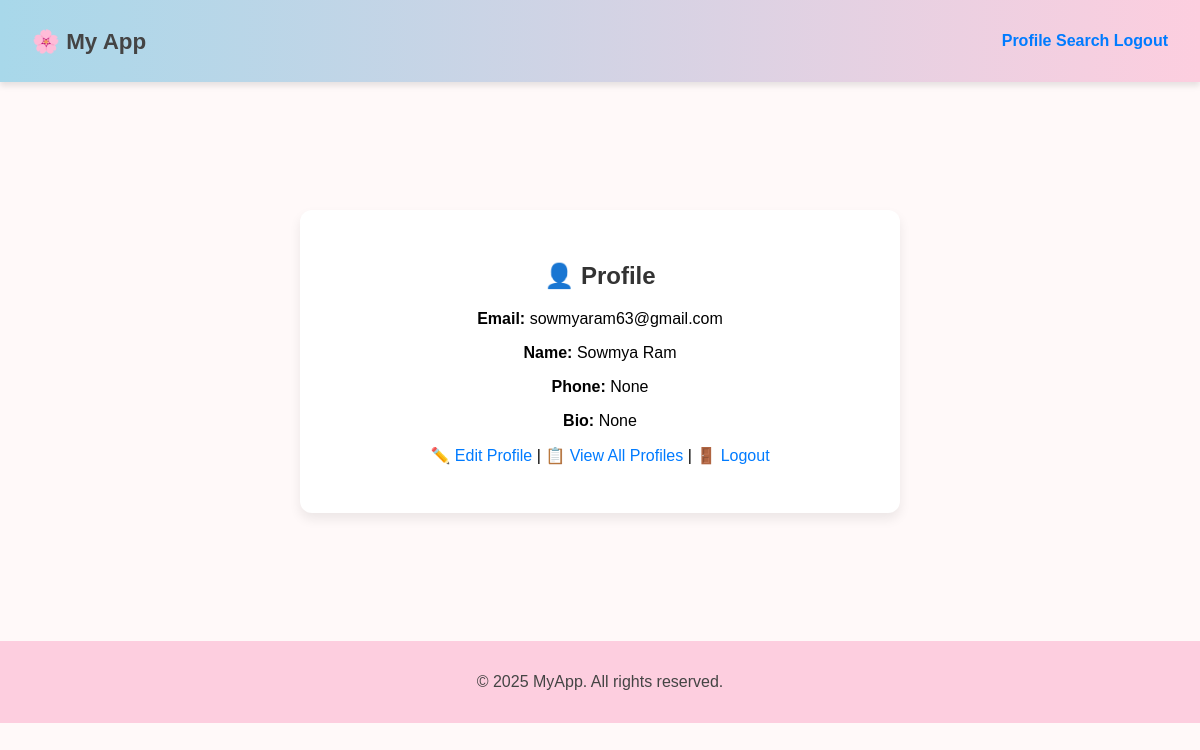
The app's page /profile (signed in) with its own data.
### models.py (models this page shows, shortened)
class User(db.Model):
    __tablename__ = "user"
    id = db.Column(db.Integer, primary_key=True)
    name = db.Column(db.String(100))
    email = db.Column(db.String(120), unique=True, nullable=False)
    password = db.Column(db.String(200))
    phone = db.Column(db.String(20))
    bio = db.Column(db.Text)
    avatar_url = db.Column(db.String(300))
    role = db.Column(db.String(20), default="employee")
    notifications = db.relationship("Notification", backref="user", lazy=True)

### app.py (the view)
@app.route("/profile")
def profile():
    if "user_id" in session:
        user = db.session.get(User, session["user_id"])
        return render_template("profile/profile.html", user=user)
    return redirect(url_for("login"))

### app.py (called while the page is built)
@app.before_request
def load_unread_notifications():
    if "user_id" in session:
        pass

### templates/profile/profile.html (shortened to what this page needs)
{% extends "base.html" %}
{% block content %}
  <h2>👤 Profile</h2>
  <p><strong>Email:</strong> {{ user.email }}</p>
  <p><strong>Name:</strong> {{ user.name }}</p>
  <p><strong>Phone:</strong> {{ user.phone }}</p>
  <p><strong>Bio:</strong> {{ user.bio }}</p>
  <p>
    <a href="/update_profile">✏️ Edit Profile</a> |
    <a href="/all_profiles">📋 View All Profiles</a> |
    <a href="/logout">🚪 Logout</a>
  </p>
{% endblock %}

### static/style.css (style rules this page uses)
body { font-family: Arial, sans-serif; background:#FFF9F9 ; margin: 0; padding: 0; }
h1, h2 { color: #333; text-align: center; }
a { color: #007BFF; text-decoration: none; }

### records on screen
User: email "sowmyaram63@gmail.com", name "Sowmya Ram", phone "None", bio "None"

### other values on screen
{{ 2025 }} "2025"
